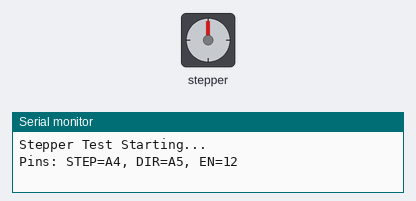
A sketch run on a simulated Arduino Uno, built with avr-gcc and run on an emulated ATmega328P. Shown: stepper motor, the last lines printed to the serial monitor. Stepper angles assume 200 steps per turn.

Above: at 0.05 s.
At 5.05 s:
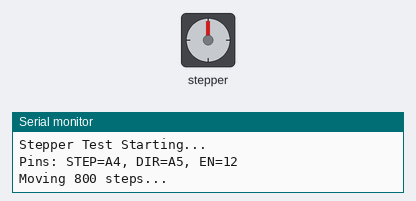
At 5.45 s:
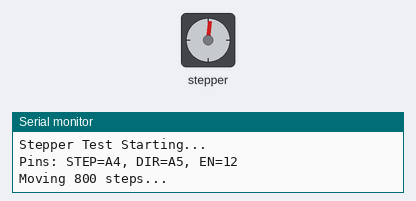
At 5.85 s:
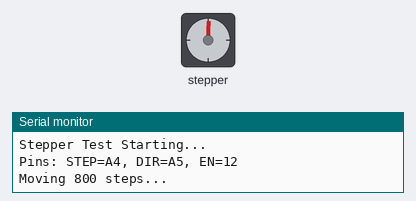
Timing chart, 0 to 7.7 s (numbered marks = the images above):
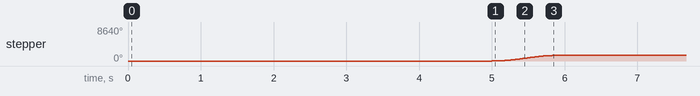

Measured:
- by itself, stepper: turns 1440° clockwise in 0.90 s, repeating every 5.9 s

The sketch:

stepper_test.ino
```cpp
#include <AccelStepper.h>

// Pins
#define STEP_PIN A4
#define DIR_PIN A5
#define ENABLE_PIN 12

// Create stepper instance
AccelStepper loader(AccelStepper::DRIVER, STEP_PIN, DIR_PIN);

void setup() {
    Serial.begin(115200);
    while (!Serial);
    Serial.println("Stepper Test Starting...");
    Serial.println("Pins: STEP=A4, DIR=A5, EN=12");

    // Enable Driver
    // pinMode(ENABLE_PIN, OUTPUT);
    // digitalWrite(ENABLE_PIN, LOW); // LOW = Enabled

    // Configure Stepper
    loader.setMaxSpeed(10000);
    loader.setAcceleration(5000); // Using the 5000 value we set earlier
}

void loop() {
    if (loader.distanceToGo() == 0) {
        delay(5000); // Wait 5s
        Serial.println("Moving 800 steps...");
        loader.move(800); // Move 90 degrees (assuming 1/16 microstepping)
    }
    loader.run();
}
```
